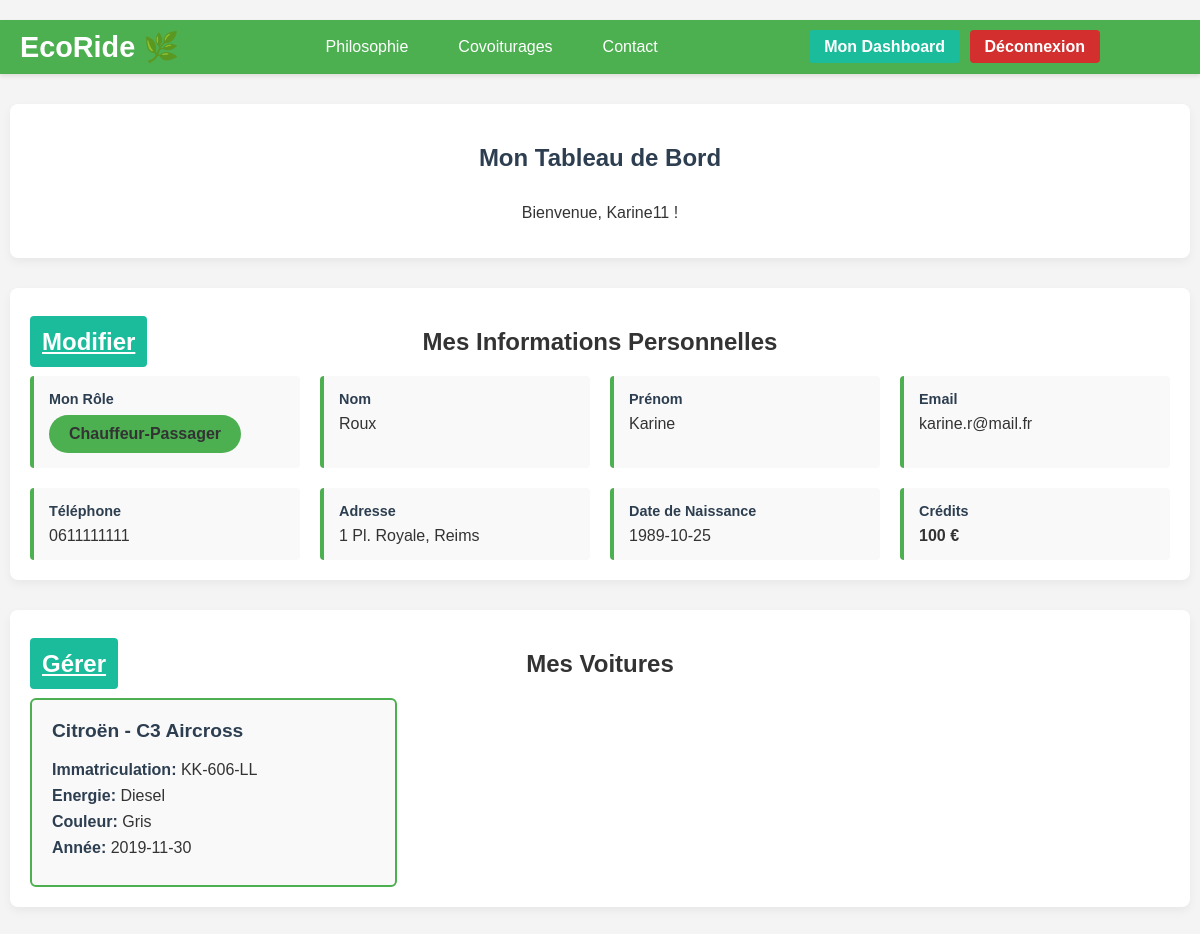
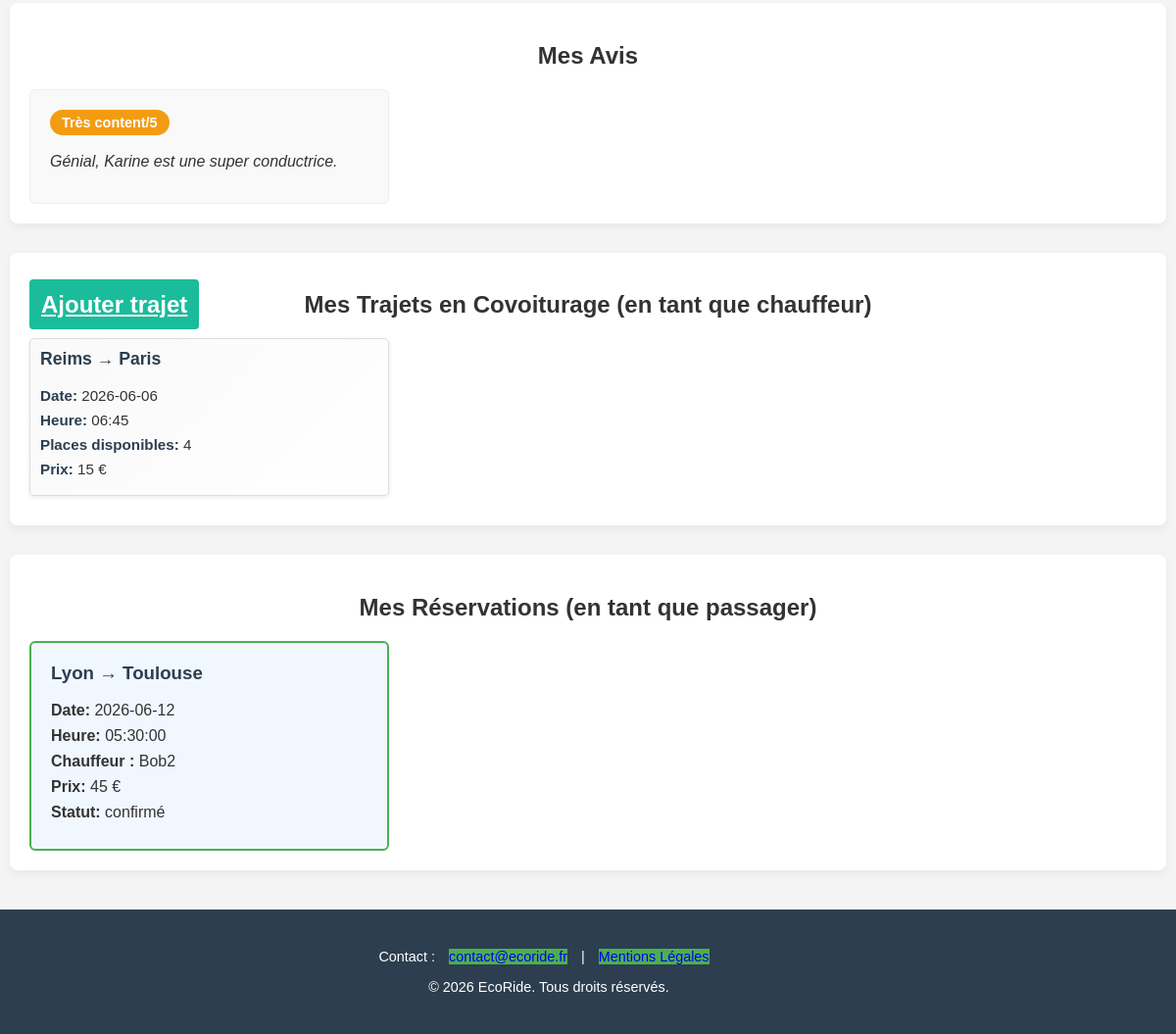
The app's page /public/index.php?p=utilisateurs.index (signed in) with its own data (2 pictures, top to bottom).
### tables this page shows
CREATE TABLE IF NOT EXISTS `utilisateur` (
  `utilisateur_id` INT NOT NULL AUTO_INCREMENT,
  `nom` VARCHAR(50) NOT NULL,
  `prenom` VARCHAR(50) NOT NULL,
  `email` VARCHAR(50) NOT NULL UNIQUE,  
  `password` VARCHAR(50) NOT NULL,
  `telephone` VARCHAR(50) NULL,
  `adresse` VARCHAR(50) NULL,
  `date_naissance` VARCHAR(50) NULL,  
  `photo` BLOB NULL,
  `pseudo` VARCHAR(50) NOT NULL UNIQUE,
  `role_id` INT NOT NULL,  
  `credit` INT NOT NULL DEFAULT 20,
  PRIMARY KEY (`utilisateur_id`),
  INDEX `fk_utilisateur_role_idx` (`role_id` ASC),
  CONSTRAINT `fk_utilisateur_role`
    FOREIGN KEY (`role_id`)
    REFERENCES `role` (`role_id`)
);

CREATE TABLE IF NOT EXISTS `voiture` (
  `voiture_id` INT NOT NULL AUTO_INCREMENT,
  `modele` VARCHAR(50) NOT NULL,
  `immatriculation` VARCHAR(50) NOT NULL UNIQUE,
  `energie` VARCHAR(50) NOT NULL,
  `couleur` VARCHAR(50) NULL,
  `date_premiere_immatriculation` VARCHAR(50) NULL,  
  `marque_id` INT NOT NULL,  
  `utilisateur_id` INT NOT NULL,
  PRIMARY KEY (`voiture_id`),
  INDEX `fk_voiture_marque_detient_idx` (`marque_id` ASC),
  INDEX `fk_voiture_utilisateur_idx` (`utilisateur_id` ASC),
  CONSTRAINT `fk_voiture_marque_detient`
    FOREIGN KEY (`marque_id`)
    REFERENCES `marque` (`marque_id`),
  CONSTRAINT `fk_voiture_utilisateur` 
	FOREIGN KEY (`utilisateur_id`) 
    REFERENCES `utilisateur` (`utilisateur_id`)
);

CREATE TABLE IF NOT EXISTS `marque` (
  `marque_id` INT NOT NULL AUTO_INCREMENT,
  `libelle` VARCHAR(50) NOT NULL UNIQUE,
  PRIMARY KEY (`marque_id`)
);

CREATE TABLE IF NOT EXISTS `avis` (
  `avis_id` INT NOT NULL AUTO_INCREMENT,
  `commentaire` VARCHAR(500) NULL,
  `note_id` INT NOT NULL,  
  `statut_avis_id` INT NOT NULL,  
  `utilisateur_id` INT NOT NULL,  
  PRIMARY KEY (`avis_id`),
  INDEX `fk_avis_utilisateur_depose_idx` (`utilisateur_id` ASC),
  INDEX `fk_statut_avis_idx` (`statut_avis_id` ASC),
  INDEX `fk_note_idx` (`note_id` ASC),
  CONSTRAINT `fk_avis_utilisateur_depose`
    FOREIGN KEY (`utilisateur_id`)
    REFERENCES `utilisateur` (`utilisateur_id`),
  CONSTRAINT `fk_statut_avis_id`
    FOREIGN KEY (`statut_avis_id`)
    REFERENCES `statut_avis` (`statut_avis_id`),
  CONSTRAINT `fk_note_id`
    FOREIGN KEY (`note_id`)
    REFERENCES `note` (`note_id`)
);

CREATE TABLE IF NOT EXISTS `note` (
  `note_id` INT NOT NULL AUTO_INCREMENT,
  `libelle` VARCHAR(50) NOT NULL UNIQUE,
  PRIMARY KEY (`note_id`)
);

CREATE TABLE IF NOT EXISTS `covoiturage` (
  `covoiturage_id` INT NOT NULL AUTO_INCREMENT,
  `date_depart` DATE NOT NULL,
  `heure_depart` TIME NOT NULL,  
  `lieu_depart` VARCHAR(50) NOT NULL,
  `date_arrivee` DATE NULL,
  `heure_arrivee` TIME NULL,	 
  `lieu_arrivee` VARCHAR(50) NOT NULL,
  `statut_covoiturage_id` INT NOT NULL,  
  `avis_covoiturage_id` INT NULL,  
  `nb_place` INT NOT NULL,
  `prix_personne` FLOAT NOT NULL,
  `voiture_id` INT NOT NULL,  
  PRIMARY KEY (`covoiturage_id`),
  INDEX `fk_covoiturage_voiture_utilise_idx` (`voiture_id` ASC),
  INDEX `fk_statut_covoiturage_idx` (`statut_covoiturage_id` ASC),
  INDEX `fk_avis_covoiturage_idx` (`avis_covoiturage_id` ASC),
  CONSTRAINT `fk_covoiturage_voiture_utilise`
    FOREIGN KEY (`voiture_id`)
    REFERENCES `voiture` (`voiture_id`),
  CONSTRAINT `fk_statut_covoiturage_id`
    FOREIGN KEY (`statut_covoiturage_id`)
    REFERENCES `statut_covoiturage` (`statut_covoiturage_id`),
  CONSTRAINT `fk_avis_covoiturage_id`
    FOREIGN KEY (`avis_covoiturage_id`)
    REFERENCES `avis_covoiturage` (`avis_covoiturage_id`)
);

CREATE TABLE IF NOT EXISTS `participe` (
  `utilisateur_id` INT NOT NULL,
  `covoiturage_id` INT NOT NULL,
  PRIMARY KEY (`utilisateur_id`, `covoiturage_id`),
  INDEX `fk_participe_utilisateur_idx` (`utilisateur_id` ASC),
  INDEX `fk_participe_covoiturage_idx` (`covoiturage_id` ASC),
  CONSTRAINT `fk_participe_utilisateur`
    FOREIGN KEY (`utilisateur_id`)
    REFERENCES `utilisateur` (`utilisateur_id`),
  CONSTRAINT `fk_participe_covoiturage`
    FOREIGN KEY (`covoiturage_id`)
    REFERENCES `covoiturage` (`covoiturage_id`)
);

CREATE TABLE IF NOT EXISTS `statut_covoiturage` (
  `statut_covoiturage_id` INT NOT NULL AUTO_INCREMENT,
  `libelle` VARCHAR(50) NOT NULL UNIQUE,
  PRIMARY KEY (`statut_covoiturage_id`)
);

### app/Views/utilisateurs/profile/index.php (the view, shortened to what the rows shown need)
<?php if (isset($auth_type) && $auth_type === 'visiteur'): ?>
    <section class="presentation-section">
        <div class="presentation-content">
            <h1>Finalisation de l'inscription</h1>
            <p>Bienvenue, <?php echo htmlspecialchars($visiteur->pseudo ?? ''); ?> !</p>
            <?php if (isset($statut_mail_id) && $statut_mail_id == 1): ?>
                <div class="alert alert-warning" style="margin-top: 20px;">
                    <p><strong>Mail à confirmer</strong></p>
                    <p>Veuillez cliquer sur le bouton ci-dessous pour valider votre adresse email.</p>
                    <br>
                    <a href="index.php?p=utilisateurs.validerEmail" class="btn btn-primary">Valider votre adresse mail</a>
                </div>
            <?php elseif (isset($statut_mail_id) && $statut_mail_id == 2): ?>
                <h2 style="margin-top: 20px;">Mes Informations Personnelles</h2>
                <p>Votre email est confirmé. Veuillez compléter votre profil pour accéder à toutes les fonctionnalités.</p>
                <form action="index.php?p=utilisateurs.finaliserInscription" method="POST" class="form-utilisateurs" style="text-align: left; max-width: 600px; margin: 0 auto;">
                    <div class="form-group-row">
                        <div class="form-group">
                            <label for="nom">Nom *</label>
                            <input type="text" id="nom" name="nom" class="form-control" required>
                        </div>
                        <div class="form-group">
                            <label for="prenom">Prénom *</label>
                            <input type="text" id="prenom" name="prenom" class="form-control" required>
                        </div>
                    </div>
                    <div class="form-group-row">
                        <div class="form-group">
                            <label>Email</label>
                            <input type="text" class="form-control" value="<?php echo htmlspecialchars($visiteur->email); ?>" disabled>
                        </div>
                        <div class="form-group">
                            <label for="telephone">Téléphone *</label>
                            <input type="tel" id="telephone" name="telephone" class="form-control" required>
                        </div>
                    </div>
                    <div class="form-group">
                        <label for="adresse">Adresse *</label>
                        <input type="text" id="adresse" name="adresse" class="form-control" required>
                    </div>
                    <div class="form-group">
                        <label for="date_naissance">Date de Naissance *</label>
                        <input type="date" id="date_naissance" name="date_naissance" class="form-control" required>
                    </div>
                    <div class="form-buttons">
                        <button type="submit" class="btn btn-primary">Enregistrement</button>
                    </div>
                </form>
            <?php endif; ?>
        </div>
    </section>
<?php else: ?>
    <section class="presentation-section">
        <div class="presentation-content">
            <h1>Mon Tableau de Bord</h1>
            <p>Bienvenue, <?php echo htmlspecialchars($utilisateur->pseudo ?? ''); ?> !</p>
        </div>
    </section>
    <section class="presentation-section">
        <div class="presentation-content">
            <h2 style="display: grid; grid-template-columns: 1fr auto 1fr; align-items: center;">
                <div style="text-align: left;">
                    <a href="index.php?p=utilisateurs.profile.edit" class="btn btn-secondary">Modifier</a>
                </div>
                <span style="text-align: center;">Mes Informations Personnelles</span>
            </h2>
            <div class="info-grid" style="text-align: left;">
                <div class="info-item">
                    <label>Mon Rôle</label>
                    <p class="role-badge">
                        <?php
                        if ($utilisateur->role_id == 1) {
                            echo 'Chauffeur';
                        } elseif ($utilisateur->role_id == 3) {
                            echo 'Chauffeur-Passager';
                        } else {
                            echo 'Passager';
                        }
                        ?>
                    </p>
                </div>
                <div class="info-item">
                    <label>Nom</label>
                    <p><?php echo htmlspecialchars($utilisateur->nom ?? ''); ?></p>
                </div>
                <div class="info-item">
                    <label>Prénom</label>
                    <p><?php echo htmlspecialchars($utilisateur->prenom ?? ''); ?></p>
                </div>
                <div class="info-item">
                    <label>Email</label>
                    <p><?php echo htmlspecialchars($utilisateur->email ?? ''); ?></p>
                </div>
                <div class="info-item">
                    <label>Téléphone</label>
                    <p><?php echo htmlspecialchars($utilisateur->telephone ?? ''); ?></p>
                </div>
                <div class="info-item">
                    <label>Adresse</label>
                    <p><?php echo htmlspecialchars($utilisateur->adresse ?? ''); ?></p>
                </div>
                <div class="info-item">
                    <label>Date de Naissance</label>
                    <p><?php echo htmlspecialchars($utilisateur->date_naissance ?? ''); ?></p>
                </div>
                <div class="info-item">
                    <label>Crédits</label>
                    <p class="credit-amount"><?php echo htmlspecialchars($utilisateur->credit ?? 0); ?> €</p>
                </div>
            </div>
        </div>
    </section>
    <?php if (!empty($voitures)): ?>
        <section class="presentation-section">
            <div class="presentation-content">
                <h2 style="display: grid; grid-template-columns: 1fr auto 1fr; align-items: center;">
                    <div style="text-align: left;">
                        <a href="index.php?p=utilisateurs.voitures.index" class="btn btn-secondary">Gérer</a>
                    </div>
                    <span style="text-align: center;">Mes Voitures</span>
                </h2>
                <div class="voitures-list" style="text-align: left;">
                    <?php foreach ($voitures as $voiture): ?>
                        <div class="voiture-item">
                            <h3><?php echo htmlspecialchars($voiture->marque ?? ''); ?> - <?php echo htmlspecialchars($voiture->modele ?? ''); ?></h3>
                            <p><strong>Immatriculation:</strong> <?php echo htmlspecialchars($voiture->immatriculation ?? ''); ?></p>
                            <p><strong>Energie:</strong> <?php echo htmlspecialchars($voiture->energie ?? ''); ?></p>
                            <p><strong>Couleur:</strong> <?php echo htmlspecialchars($voiture->couleur ?? ''); ?></p>
                            <p><strong>Année:</strong> <?php echo htmlspecialchars($voiture->annee ?? ''); ?></p>
                        </div>
                    <?php endforeach; ?>
                </div>
            </div>
        </section>
    <?php endif; ?>
    <?php if (!empty($avis)): ?>
        <section class="presentation-section">
            <div class="presentation-content">
                <h2>Mes Avis</h2>
                <div class="avis-list" style="text-align: left;">
                    <?php foreach ($avis as $av): ?>
                        <div class="avis-item">
                            <div class="avis-header">
                                <span class="avis-note"><?php echo htmlspecialchars($av->note ?? ''); ?>/5</span>
                            </div>
                            <p class="avis-text"><?php echo htmlspecialchars($av->commentaire ?? ''); ?></p>
                        </div>
                    <?php endforeach; ?>
                </div>
            </div>
        </section>
    <?php endif; ?>
    <?php if (!empty($covoiturages)): ?>
        <section class="presentation-section">
            <div class="presentation-content">
                <h2 style="display: grid; grid-template-columns: 1fr auto 1fr; align-items: center;">
                    <div style="text-align: left;">
                        <a href="index.php?p=trajets.nouveau" class="btn btn-secondary">Ajouter trajet</a>
                    </div>
                    <span style="text-align: center;">Mes Trajets en Covoiturage (en tant que chauffeur)</span>
                </h2>
                <div class="covoiturages-list" style="text-align: left;">
                    <?php foreach ($covoiturages as $covoiturage): ?>
                        <a href="index.php?p=trajets.edit&id=<?php echo $covoiturage->covoiturage_id; ?>" class="covoiturage-item" style="display:block; text-decoration:none; color:inherit; border: 1px solid #ddd; padding: 10px; margin-bottom: 10px; border-radius: 5px;">
                            <h3><?php echo htmlspecialchars($covoiturage->lieu_depart ?? ''); ?> → <?php echo htmlspecialchars($covoiturage->lieu_arrivee ?? ''); ?></h3>
                            <p><strong>Date:</strong> <?php echo htmlspecialchars($covoiturage->date_depart ?? ''); ?></p>
                            <p><strong>Heure:</strong> <?php echo htmlspecialchars(substr($covoiturage->heure_depart ?? '', 0, 5)); ?></p>
                            <p><strong>Places disponibles:</strong> <?php echo htmlspecialchars($covoiturage->nb_place ?? ''); ?></p>
                            <p><strong>Prix:</strong> <?php echo htmlspecialchars($covoiturage->prix_personne ?? ''); ?> €</p>
                        </a>
                    <?php endforeach; ?>
                </div>
            </div>
        </section>
    <?php endif; ?>
    <?php if (!empty($reservations)): ?>
        <section class="presentation-section">
            <div class="presentation-content">
                <h2 style="display: grid; grid-template-columns: 1fr auto 1fr; align-items: center;">
                    <span style="text-align: center;">Mes Réservations (en tant que passager)</span>
                </h2>
                <div class="reservations-list" style="text-align: left;">
                    <?php foreach ($reservations as $reservation): ?>
                        <div class="reservation-item">
                            <h3><?php echo htmlspecialchars($reservation->lieu_depart ?? ''); ?> → <?php echo htmlspecialchars($reservation->lieu_arrivee ?? ''); ?></h3>
                            <p><strong>Date:</strong> <?php echo htmlspecialchars($reservation->date_depart ?? ''); ?></p>
                            <p><strong>Heure:</strong> <?php echo htmlspecialchars($reservation->heure_depart ?? ''); ?></p>
                            <p><strong>Chauffeur :</strong> <?php echo htmlspecialchars($reservation->pseudo ?? ''); ?></p>
                            <p><strong>Prix:</strong> <?php echo htmlspecialchars($reservation->prix_personne ?? ''); ?> €</p>
                            <p><strong>Statut:</strong> <?php echo htmlspecialchars($reservation->statut ?? ''); ?></p>
                        </div>
                    <?php endforeach; ?>
                </div>
            </div>
        </section>
    <?php endif; ?>
<?php endif; ?>

### records on screen
utilisateur: pseudo "Karine11", nom "Roux", prenom "Karine", email "karine.r@mail.fr", telephone "0611111111", adresse "1 Pl. Royale, Reims", date_naissance "1989-10-25", credit "100"
voiture: marque.libelle "Citroën", modele "C3 Aircross", immatriculation "KK-606-LL", energie "Diesel", couleur "Gris", date_premiere_immatriculation "2019-11-30"
avis: note.libelle "Très content", commentaire "Génial, Karine est une super conductrice."
covoiturage: lieu_depart "Reims", lieu_arrivee "Paris", date_depart "2026-06-06", heure_depart "06:45", nb_place "4", prix_personne "15"
participe: covoiturage.lieu_depart "Lyon", covoiturage.lieu_arrivee "Toulouse", covoiturage.date_depart "2026-06-12", covoiturage.heure_depart "05:30:00", utilisateur.pseudo "Bob2", covoiturage.prix_personne "45", statut_covoiturage.libelle "confirmé"
